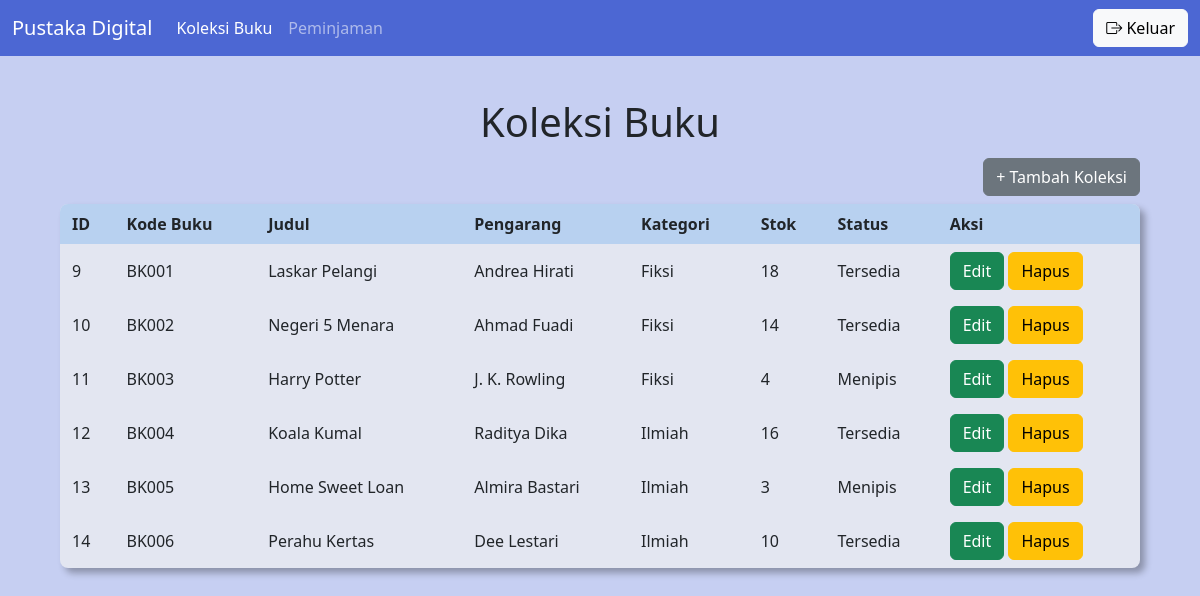
Page /list_koleksi.php (signed in) on the committed database.
### tables this page shows
CREATE TABLE `databuku` (
  `id` int(5) NOT NULL,
  `kode_buku` varchar(7) NOT NULL DEFAULT 'BK000',
  `judul` varchar(70) NOT NULL,
  `pengarang` varchar(50) NOT NULL,
  `kategori` varchar(25) NOT NULL,
  `stok` int(5) NOT NULL
);

### list_koleksi.php (the view, shortened to what this page needs)
<?php
include 'connection.php';
$query = "SELECT * FROM databuku";
$result = mysqli_query($koneksi, $query)
?>
<!DOCTYPE html>
<html lang="en">
<head>
    <link href="https://cdn.jsdelivr.net/npm/bootstrap@5.3.8/dist/css/bootstrap.min.css" rel="stylesheet">
    <link rel="stylesheet" href="https://cdn.jsdelivr.net/npm/bootstrap-icons@1.13.1/font/bootstrap-icons.min.css">
    <link rel="stylesheet" href="stylepustaka.css">
</head>
<body class="body-collection">
    <header>
        <nav class="navbar navbar-expand-lg navbar-dark bg-body-tertiary">
            <div class="container-fluid">
                <a class="navbar-brand" href="koleksibuku.php">Pustaka Digital</a>
                <div class="collapse navbar-collapse" id="navbarNav">
                    <ul class="navbar-nav">
                        <li class="nav-item">
                            <a class="nav-link active" aria-current="page" href="list_koleksi.php">Koleksi Buku</a>
                        </li>
                        <li class="nav-item">
                            <a class="nav-link" href="list_peminjaman.php">Peminjaman</a>
                        </li>
                    </ul>
                    <ul class="navbar-nav ms-auto">
                        <li class="nav-item">
                            <a role="button" href="logout.php" class="btn btn-light btn-explore"><i class="bi bi-box-arrow-right"></i> Keluar</a>
                        </li>
                    </ul>
                </div>
            </div>
        </nav>
    </header>
    <main class="content-collection">
        <div class="wrapper-title-collection">
            <h1 class="title-collection">Koleksi Buku</h1>
        </div>
        <div class="wrapper-collection">
            <div class="button-add-collection">
                <button type="button" class="btn btn-secondary" data-bs-toggle="modal" data-bs-target="#modalTambah">
                    + Tambah Koleksi
                </button>
            </div>
            <div class="wrapper-table">
                <table class="list-collection">
                    <thead>
                        <tr class="title-table">
                            <th>ID</th>
                            <th>Kode Buku</th>
                            <th>Judul</th>
                            <th>Pengarang</th>
                            <th>Kategori</th>
                            <th>Stok</th>
                            <th>Status</th>
                            <th>Aksi</th>
                        </tr>
                    </thead>
                    <tbody>
                        <?php while ($row = mysqli_fetch_assoc($result)) {?>
                        <tr>
                            <td><?php echo $row['id']; ?></td>
                            <td><?php echo $row['kode_buku']; ?></td>
                            <td><?php echo $row['judul']; ?></td>
                            <td><?php echo $row['pengarang']; ?></td>
                            <td><?php echo $row['kategori']; ?></td>
                            <td><?php echo $row['stok']; ?></td>
                            <td><?php
                            if ($row['stok'] == 0) {
                                echo "Habis";
                            }
                            else if ($row['stok'] <= 5) {
                                echo "Menipis";
                            }
                            else {
                                echo "Tersedia";
                            }
                            ?></td>
                            <td>
                                <a role="button" href="form_edit.php?id=<?php echo $row['id']; ?>" class="btn btn-success btn-explore">Edit</a>
                                <button type="button" class="btn btn-warning" data-bs-toggle="modal" data-bs-target="#modalKonfirmasiHapus<?php echo $row['id']; ?>">
                                    Hapus
                                </button>
                            </td>
                        </tr>
                        <?php } ?>
                    </tbody>
                </table>
            </div>
        </div>
    </main>
</body>
</html>

### stylepustaka.css (style rules this page uses)
:root { --primary-color: #4c67d3; --neutral-color: #e3e6f1; --secondary-color: #c6cff2; --th-color: #b8d1f0; }
.body-collection { background-color: var(--secondary-color); }
.navbar { color: var(--neutral-color); background-color: var(--primary-color) !important; }
.content-collection { display: flex; flex-direction: column; }
.wrapper-collection { margin: 0 auto; width: fit-content; }
.button-add-collection { display: flex; justify-content: end; }
.wrapper-title-collection { margin: 42px auto 4px auto; }
.list-collection { width: 90vw; margin-top: 8px; background-color: var(--neutral-color); border-radius: 8px; box-shadow: 5px 5px 7px 0px rgba(0, 0, 0, 0.3); }
.list-collection thead th:first-child { border-top-left-radius: 8px; }
.list-collection thead th:last-child { border-top-right-radius: 8px; }
.title-table { border-radius: 8px; }
th { background-color: var(--th-color); }
th, td { padding: 8px 12px; }

### rows in the picture
databuku: id "9", kode_buku "BK001", judul "Laskar Pelangi", pengarang "Andrea Hirati", kategori "Fiksi", stok "18", shows "Tersedia"
databuku: id "10", kode_buku "BK002", judul "Negeri 5 Menara", pengarang "Ahmad Fuadi", kategori "Fiksi", stok "14", shows "Tersedia"
databuku: id "11", kode_buku "BK003", judul "Harry Potter", pengarang "J. K. Rowling", kategori "Fiksi", stok "4", shows "Menipis"
databuku: id "12", kode_buku "BK004", judul "Koala Kumal", pengarang "Raditya Dika", kategori "Ilmiah", stok "16", shows "Tersedia"
databuku: id "13", kode_buku "BK005", judul "Home Sweet Loan", pengarang "Almira Bastari", kategori "Ilmiah", stok "3", shows "Menipis"
databuku: id "14", kode_buku "BK006", judul "Perahu Kertas", pengarang "Dee Lestari", kategori "Ilmiah", stok "10", shows "Tersedia"
